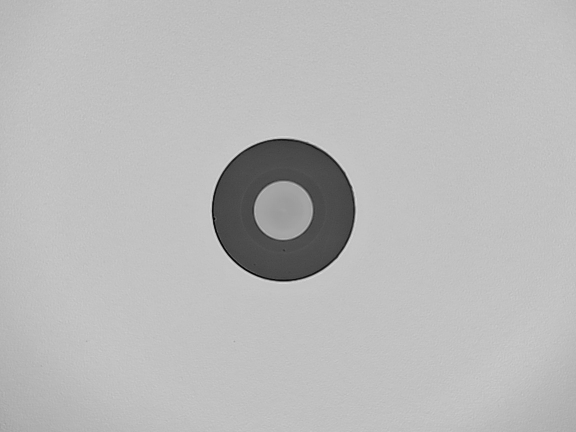
#> input picture samples2/img38.jpg, 1152 x 864 px, found by its file name (shown at 1/2 size)
$ python visualizer.py
#> lines starting #> are read from the running program, lines starting #| are printed output that depends on the picture; pictures that were not available may be replaced by others from this repository, and a replacement may not be noted
import cv2
import numpy as np
import matplotlib.pyplot as plt
from pathlib import Path

def load_image(image_path):
    """Load image from file path"""
    path = Path(image_path)
    if not path.exists():
        raise FileNotFoundError(f"Image not found: {image_path}")

    image = cv2.imread(str(path))
#> image is the input picture: shape (864, 1152, 3); min 0, max 231, mean 185.2
#| Successfully loaded image from C:\Users\Saem1001\Documents\GitHub\OpenCV-Practice\samples2\img38.jpg with shape (864, 1152, 3)
    if image is None:
        raise ValueError(f"Failed to load image: {image_path}")

    return image

def plot_histogram(image_path, mask_path=None, title="Intensity Histogram"):
    """Plot histogram of image intensities."""
#> called with image_path = 'fiber_optic_image.jpg', title = 'Fiber Optic Intensity'
    img = cv2.imread(image_path, cv2.IMREAD_GRAYSCALE)
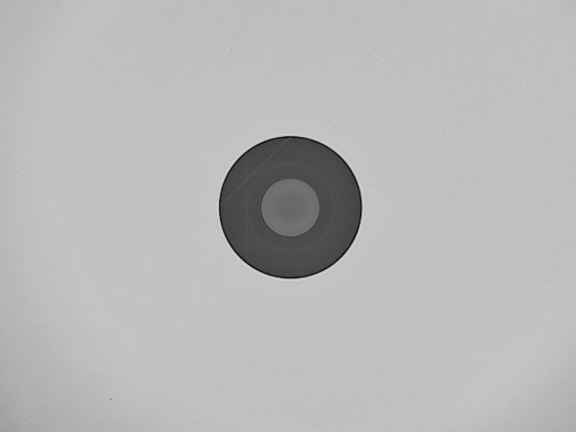
#> input picture samples2/img35.jpg, 1152 x 864 px, given in place of fiber_optic_image.jpg, which was not available (shown at 1/2 size)
#> img is the input picture: shape (864, 1152); min 7, max 238, mean 183.8

    if mask_path:
        mask = cv2.imread(mask_path, cv2.IMREAD_GRAYSCALE)
        pixels = img[mask > 0]
    else:
        pixels = img.flatten()

    plt.figure(figsize=(8, 6))
    plt.hist(pixels[pixels > 0], bins=50, alpha=0.7)
    plt.title(title)
    plt.xlabel('Intensity')
    plt.ylabel('Frequency')
    plt.grid(True, alpha=0.3)
    plt.show()
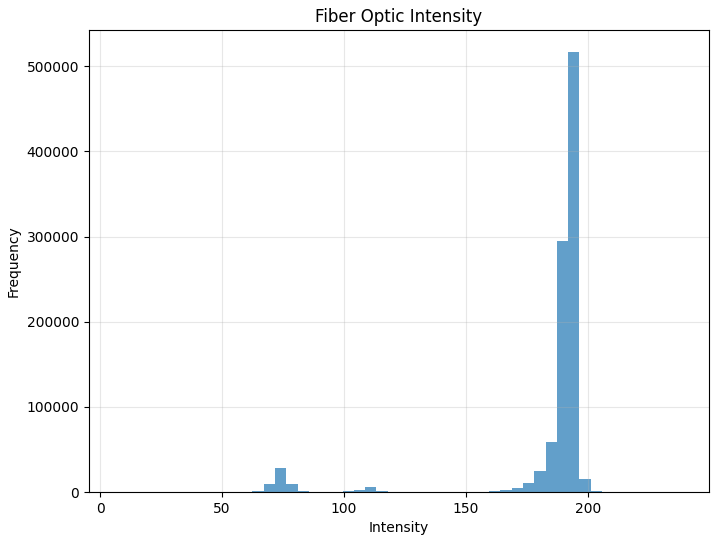
#> figure drawn by matplotlib, 1 panel; tallest bar 516721 high, from x = 191.8 to 196.4

def visualize_comparison(original_path, processed_path, title1="Original", title2="Processed"):
    """Side-by-side comparison."""
#> called with original_path = 'fiber_optic_image.jpg', processed_path = 'defects_edges.jpg', title1 = 'Original', title2 = 'Defects'
    img1 = cv2.imread(original_path, cv2.IMREAD_GRAYSCALE)
    img2 = cv2.imread(processed_path, cv2.IMREAD_GRAYSCALE)
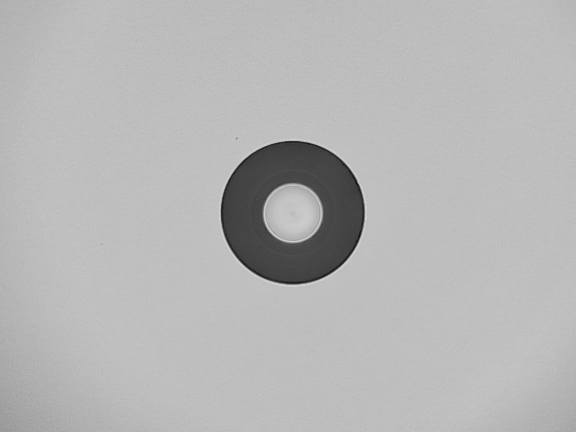
#> input picture samples2/img63.jpg, 1152 x 864 px, given in place of defects_edges.jpg, which was not available (shown at 1/2 size)
#> img2 is the input picture: shape (864, 1152); min 3, max 231, mean 182

    plt.figure(figsize=(12, 5))
    plt.subplot(1, 2, 1)
    plt.imshow(img1, cmap='gray')
    plt.title(title1)
    plt.axis('off')

    plt.subplot(1, 2, 2)
    plt.imshow(img2, cmap='gray')
    plt.title(title2)
    plt.axis('off')

    plt.tight_layout()
    plt.show()
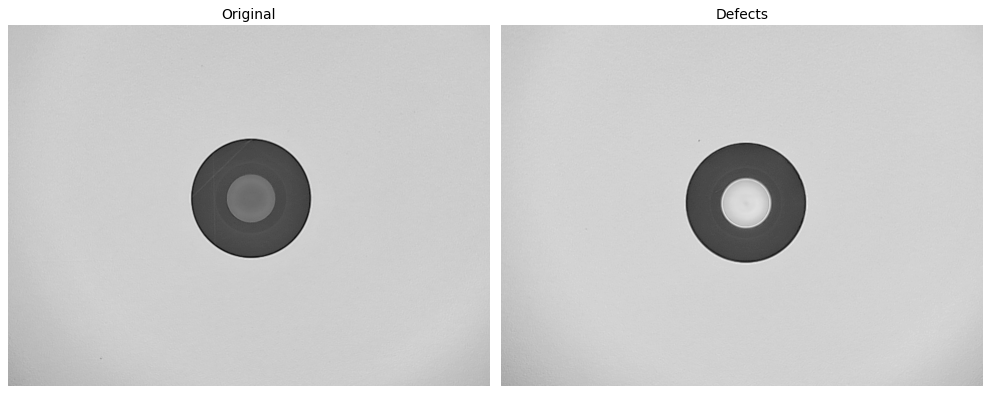
#> figure drawn by matplotlib, 2 panels

def quick_view(image_paths, titles=None, cmap='gray'):
    """Quick view of multiple images."""
#> called with cmap = 'gray'
    n = len(image_paths)
    cols = min(3, n)
    rows = (n + cols - 1) // cols

    plt.figure(figsize=(4*cols, 4*rows))
    for i, path in enumerate(image_paths):
        plt.subplot(rows, cols, i+1)
        img = cv2.imread(path, cv2.IMREAD_GRAYSCALE)
        plt.imshow(img, cmap=cmap)
        plt.title(titles[i] if titles else f"Image {i+1}")
        plt.axis('off')

    plt.tight_layout()
    plt.show()

if __name__ == "__main__":

    image_path = r"C:\Users\Saem1001\Documents\GitHub\OpenCV-Practice\samples2\img38.jpg"
    try:
        image = load_image(image_path)
        print(f"Successfully loaded image from {image_path} with shape {image.shape}")

        cv2.imshow("Loaded Image", image)
        cv2.waitKey(0)
        cv2.destroyAllWindows()
    except (FileNotFoundError, ValueError) as e:
        print(f"Error: {e}")

    plot_histogram("fiber_optic_image.jpg", title="Fiber Optic Intensity")
    visualize_comparison("fiber_optic_image.jpg", "defects_edges.jpg", "Original", "Defects")

    # View multiple results
    quick_view(["fiber_optic_image.jpg", "core_region.jpg", "defects_edges.jpg"],
               ["Original", "Core Region", "Defects"])
